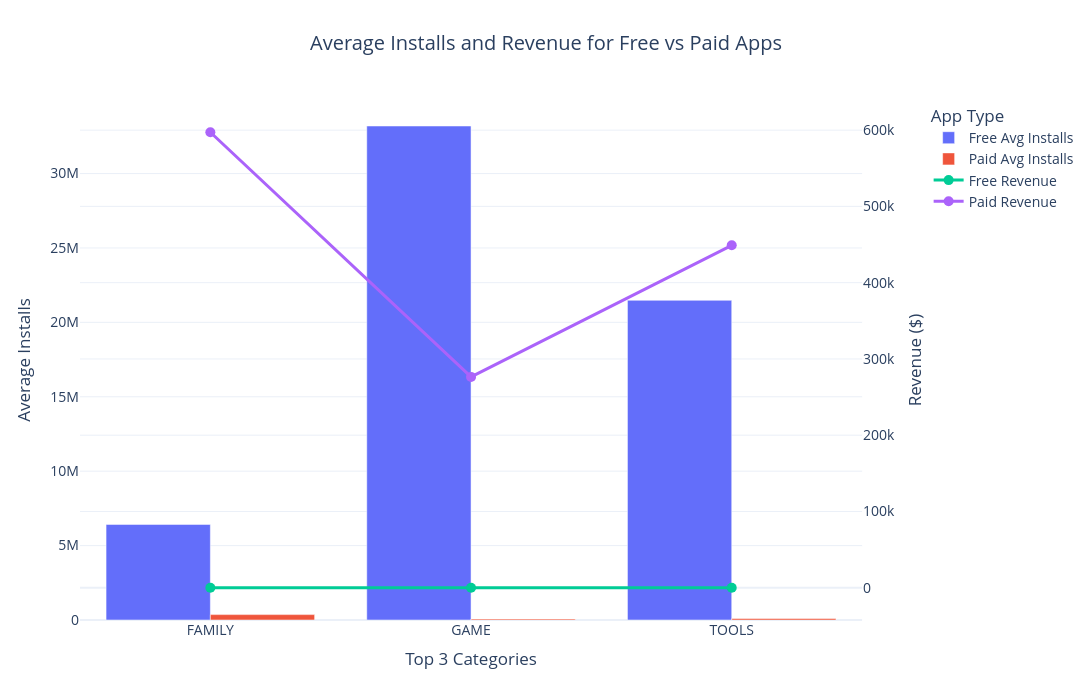

Notebook cell for this chart:
### Code cell
current_hour = 13
if 13 <= current_hour < 14:
    fig.show()
else:
    print(
        "This graph is available only between 1 PM IST and 2 PM IST."
    )

### Figure 1 — Plotly figure (JSON) as saved in the notebook; plotly's stock layout.template omitted (floating-point values rounded to 4 significant figures)
{"data": [{"name": "Free Avg Installs", "type": "bar", "x": ["FAMILY", "GAME", "TOOLS"], "xaxis": "x", "y": [6424000.0, 33190000.0, 21480000.0], "yaxis": "y"}, {"name": "Paid Avg Installs", "type": "bar", "x": ["FAMILY", "GAME", "TOOLS"], "xaxis": "x", "y": [361700.0, 67140.0, 100000.0], "yaxis": "y"}, {"line": {"width": 3}, "marker": {"size": 10}, "mode": "lines+markers", "name": "Free Revenue", "type": "scatter", "x": ["FAMILY", "GAME", "TOOLS"], "xaxis": "x", "y": [0.0, 0.0, 0.0], "yaxis": "y2"}, {"line": {"width": 3}, "marker": {"size": 10}, "mode": "lines+markers", "name": "Paid Revenue", "type": "scatter", "x": ["FAMILY", "GAME", "TOOLS"], "xaxis": "x", "y": [597200.0, 276500.0, 449000.0], "yaxis": "y2"}], "layout": {"font": {"size": 14}, "height": 700, "hovermode": "x unified", "legend": {"title": {"text": "App Type"}, "x": 1.02, "y": 1}, "title": {"text": "Average Installs and Revenue for Free vs Paid Apps", "x": 0.5}, "width": 1400, "xaxis": {"anchor": "y", "domain": [0, 0.94], "title": {"text": "Top 3 Categories"}}, "yaxis": {"anchor": "x", "domain": [0, 1], "title": {"text": "Average Installs"}}, "yaxis2": {"anchor": "x", "overlaying": "y", "side": "right", "title": {"text": "Revenue ($)"}}}}
